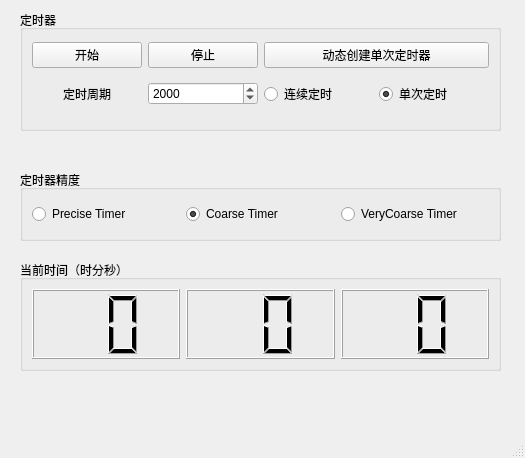
<?xml version="1.0" encoding="UTF-8"?>
<ui version="4.0">
 <class>MainWindow</class>
 <widget class="QMainWindow" name="MainWindow">
  <property name="geometry">
   <rect>
    <x>0</x>
    <y>0</y>
    <width>525</width>
    <height>458</height>
   </rect>
  </property>
  <property name="windowTitle">
   <string>MainWindow</string>
  </property>
  <widget class="QWidget" name="centralwidget">
   <widget class="QGroupBox" name="groupBox">
    <property name="geometry">
     <rect>
      <x>20</x>
      <y>10</y>
      <width>481</width>
      <height>121</height>
     </rect>
    </property>
    <property name="title">
     <string>定时器</string>
    </property>
    <layout class="QGridLayout" name="gridLayout">
     <property name="topMargin">
      <number>0</number>
     </property>
     <property name="verticalSpacing">
      <number>2</number>
     </property>
     <item row="0" column="0">
      <widget class="QPushButton" name="btnStart">
       <property name="text">
        <string>开始</string>
       </property>
      </widget>
     </item>
     <item row="2" column="2">
      <widget class="QRadioButton" name="radioContinue">
       <property name="text">
        <string>连续定时</string>
       </property>
      </widget>
     </item>
     <item row="2" column="0">
      <widget class="QLabel" name="label">
       <property name="text">
        <string>定时周期</string>
       </property>
       <property name="alignment">
        <set>Qt::AlignCenter</set>
       </property>
      </widget>
     </item>
     <item row="0" column="2" colspan="2">
      <widget class="QPushButton" name="btnDynamic">
       <property name="text">
        <string>动态创建单次定时器</string>
       </property>
      </widget>
     </item>
     <item row="2" column="3">
      <widget class="QRadioButton" name="radioSingle">
       <property name="text">
        <string>单次定时</string>
       </property>
       <property name="checked">
        <bool>true</bool>
       </property>
      </widget>
     </item>
     <item row="0" column="1">
      <widget class="QPushButton" name="btnStop">
       <property name="text">
        <string>停止</string>
       </property>
      </widget>
     </item>
     <item row="2" column="1">
      <widget class="QSpinBox" name="spinBox">
       <property name="maximum">
        <number>10000</number>
       </property>
       <property name="value">
        <number>2000</number>
       </property>
      </widget>
     </item>
    </layout>
   </widget>
   <widget class="QGroupBox" name="groupBox_3">
    <property name="geometry">
     <rect>
      <x>20</x>
      <y>260</y>
      <width>481</width>
      <height>111</height>
     </rect>
    </property>
    <property name="title">
     <string>当前时间（时分秒）</string>
    </property>
    <layout class="QHBoxLayout" name="horizontalLayout">
     <item>
      <widget class="QLCDNumber" name="lcdhour">
       <property name="digitCount">
        <number>2</number>
       </property>
      </widget>
     </item>
     <item>
      <widget class="QLCDNumber" name="lcdmin">
       <property name="digitCount">
        <number>2</number>
       </property>
      </widget>
     </item>
     <item>
      <widget class="QLCDNumber" name="lcdsec">
       <property name="digitCount">
        <number>2</number>
       </property>
      </widget>
     </item>
    </layout>
   </widget>
   <widget class="QGroupBox" name="groupBox_2">
    <property name="geometry">
     <rect>
      <x>20</x>
      <y>170</y>
      <width>481</width>
      <height>71</height>
     </rect>
    </property>
    <property name="title">
     <string>定时器精度</string>
    </property>
    <layout class="QHBoxLayout" name="horizontalLayout_2">
     <item>
      <widget class="QRadioButton" name="radioPrecise">
       <property name="text">
        <string>Precise Timer</string>
       </property>
      </widget>
     </item>
     <item>
      <widget class="QRadioButton" name="radioCoarse">
       <property name="text">
        <string>Coarse Timer</string>
       </property>
       <property name="checked">
        <bool>true</bool>
       </property>
      </widget>
     </item>
     <item>
      <widget class="QRadioButton" name="radioVeryCoarse">
       <property name="text">
        <string>VeryCoarse Timer</string>
       </property>
      </widget>
     </item>
    </layout>
   </widget>
   <widget class="QLabel" name="labElapsed">
    <property name="geometry">
     <rect>
      <x>20</x>
      <y>410</y>
      <width>201</width>
      <height>31</height>
     </rect>
    </property>
    <property name="text">
     <string/>
    </property>
   </widget>
  </widget>
  <widget class="QMenuBar" name="menubar">
   <property name="geometry">
    <rect>
     <x>0</x>
     <y>0</y>
     <width>525</width>
     <height>21</height>
    </rect>
   </property>
  </widget>
  <widget class="QStatusBar" name="statusbar"/>
 </widget>
 <resources/>
 <connections/>
</ui>
